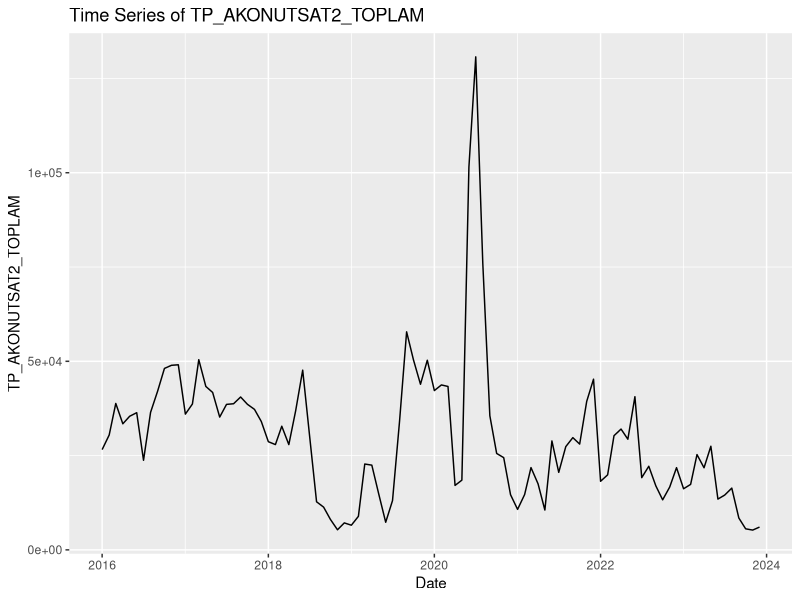
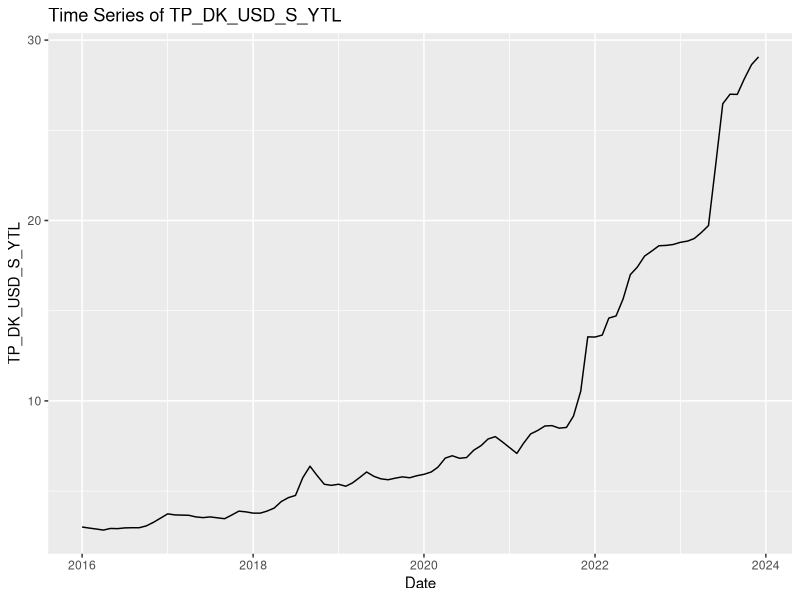
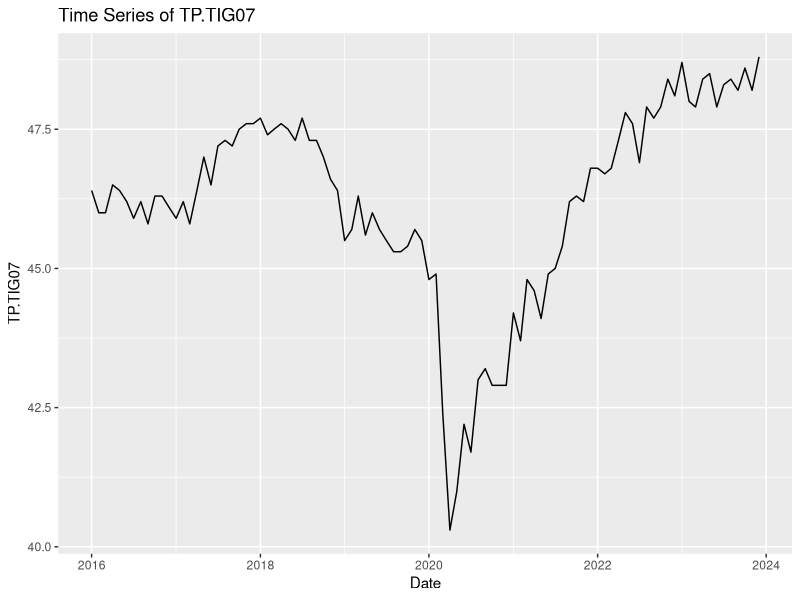
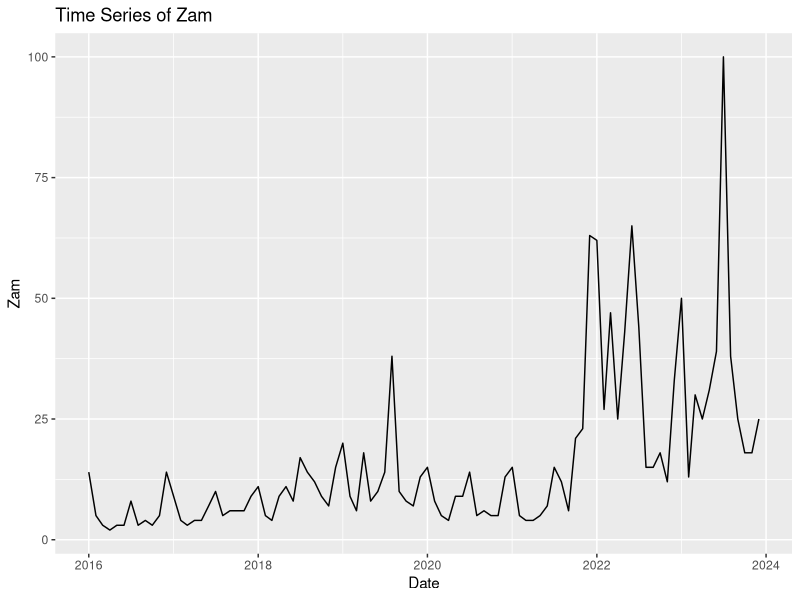
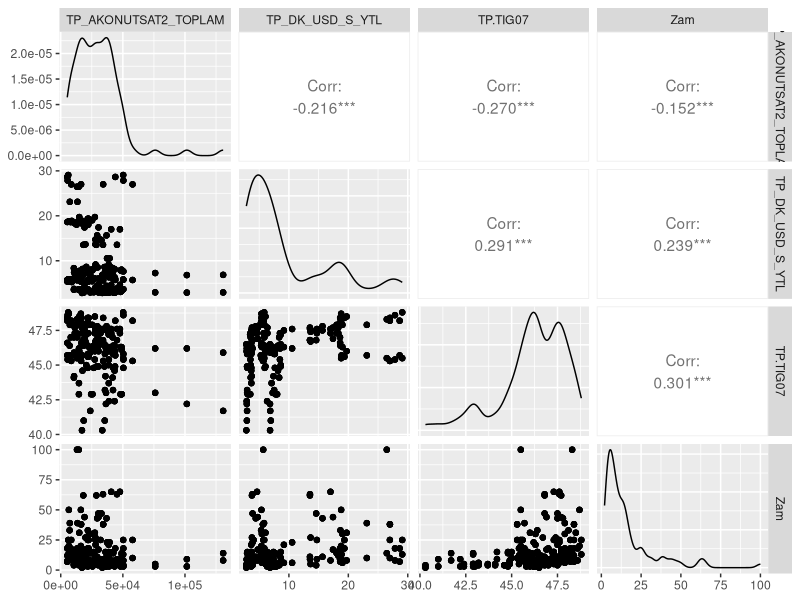
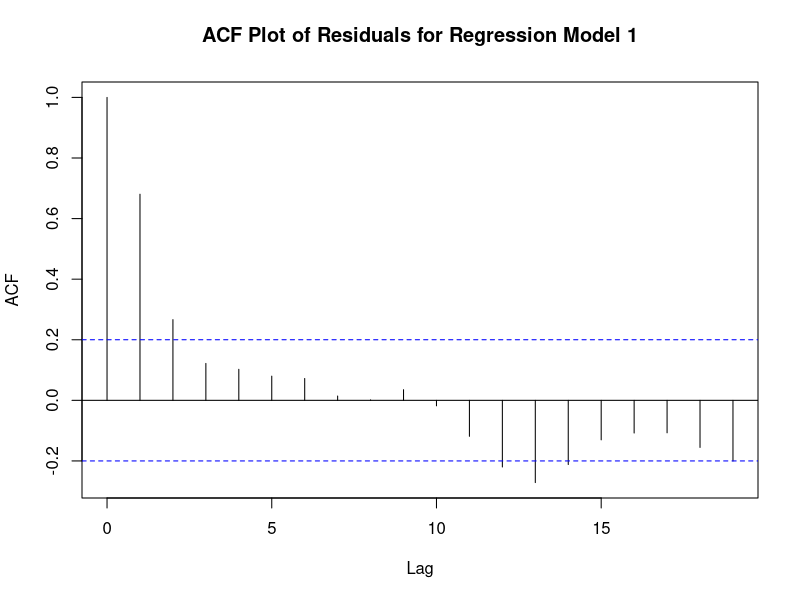
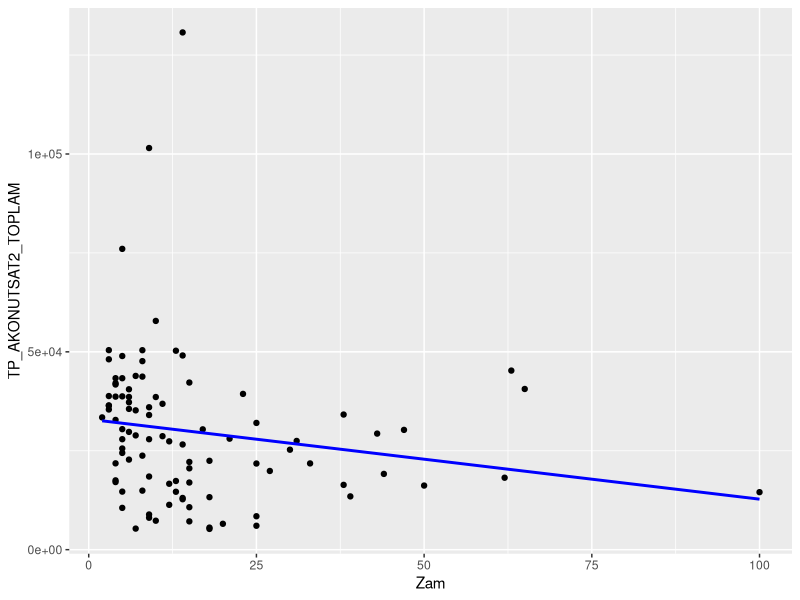
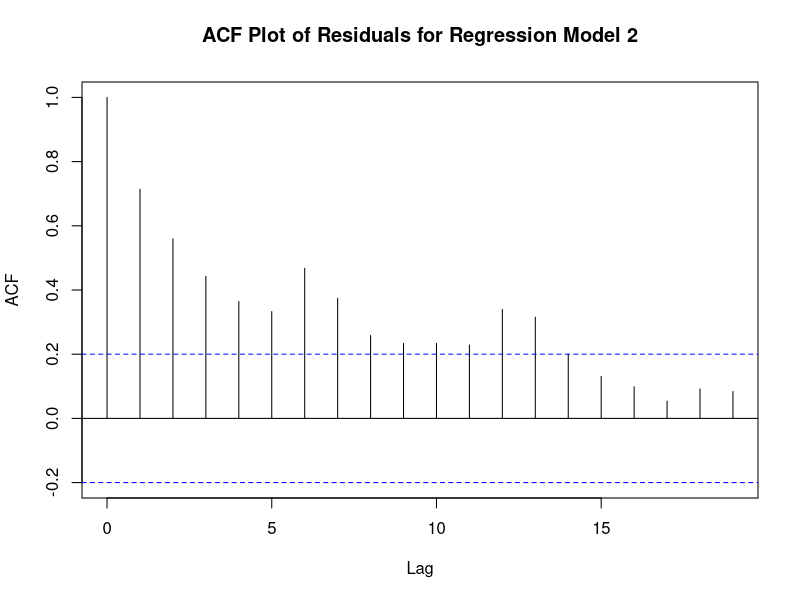

Generate these figures, in order, with R:

#install.packages("ggplot2")
library(ggplot2)

# dataset_1
dataset_1 <- data.frame(
  Date = c("2016-01", "2016-02", "2016-03", "2016-04", "2016-05", "2016-06", "2016-07", "2016-08", "2016-09", "2016-10", "2016-11", "2016-12", 
           "2017-01", "2017-02", "2017-03", "2017-04", "2017-05", "2017-06", "2017-07", "2017-08", "2017-09", "2017-10", "2017-11", "2017-12",
           "2018-01", "2018-02", "2018-03", "2018-04", "2018-05", "2018-06", "2018-07", "2018-08", "2018-09", "2018-10", "2018-11", "2018-12",
           "2019-01", "2019-02", "2019-03", "2019-04", "2019-05", "2019-06", "2019-07", "2019-08", "2019-09", "2019-10", "2019-11", "2019-12",
           "2020-01", "2020-02", "2020-03", "2020-04", "2020-05", "2020-06", "2020-07", "2020-08", "2020-09", "2020-10", "2020-11", "2020-12",
           "2021-01", "2021-02", "2021-03", "2021-04", "2021-05", "2021-06", "2021-07", "2021-08", "2021-09", "2021-10", "2021-11", "2021-12",
           "2022-01", "2022-02", "2022-03", "2022-04", "2022-05", "2022-06", "2022-07", "2022-08", "2022-09", "2022-10", "2022-11", "2022-12",
           "2023-01", "2023-02", "2023-03", "2023-04", "2023-05", "2023-06", "2023-07", "2023-08", "2023-09", "2023-10", "2023-11", "2023-12"),
  TP_AKONUTSAT2_TOPLAM = c(26584.00, 30455.00, 38822.00, 33429.00, 35423.00, 36371.00, 23756.00, 36458.00, 
                      42083.00, 48110.00, 48941.00, 49076.00, 35993.00, 38676.00, 50424.00, 43334.00, 
                      41738.00, 35210.00, 38575.00, 38743.00, 40534.00, 38593.00, 37250.00, 34029.00, 
                      28678.00, 27916.00, 32786.00, 27912.00, 36865.00, 47648.00, 30405.00, 12743.00, 
                      11330.00, 8065.00, 5324.00, 7148.00, 6537.00, 8890.00, 22762.00, 22461.00, 14916.00, 
                      7319.00, 13064.00, 34148.00, 57811.00, 50411.00, 43911.00, 50278.00, 42237.00, 
                      43733.00, 43329.00, 17088.00, 18483.00, 101504.00, 130721.00, 76019.00, 35576.00, 
                      25566.00, 24450.00, 14631.00, 10732.00, 14669.00, 21815.00, 17514.00, 10560.00, 
                      28878.00, 20553.00, 27375.00, 29759.00, 28049.00, 39366.00, 45260.00, 18183.00, 
                      19888.00, 30271.00, 32030.00, 29335.00, 40610.00, 19146.00, 22168.00, 16970.00, 
                      13268.00, 16655.00, 21796.00, 16203.00, 17357.00, 25262.00, 21769.00, 27476.00, 
                      13463.00, 14533.00, 16375.00, 8446.00, 5577.00, 5245.00, 6042.00)
)


dataset_1$Date <- as.Date(paste(dataset_1$Date, "-01", sep = ""), format = "%Y-%m-%d")
dataset_1$TP_AKONUTSAT2_TOPLAM <- as.numeric(gsub(",", "", dataset_1$TP_AKONUTSAT2_TOPLAM))

# Plot
ggplot(dataset_1, aes(x = Date, y = TP_AKONUTSAT2_TOPLAM)) +
  geom_line() +
  labs(title = "Time Series of TP_AKONUTSAT2_TOPLAM",
       x = "Date",
       y = "TP_AKONUTSAT2_TOPLAM")

# dataset_2
dataset_2 <- data.frame(
  Date = c("2016-01", "2016-02", "2016-03", "2016-04", "2016-05", "2016-06", "2016-07", "2016-08", "2016-09", "2016-10", "2016-11", "2016-12",
           "2017-01", "2017-02", "2017-03", "2017-04", "2017-05", "2017-06", "2017-07", "2017-08", "2017-09", "2017-10", "2017-11", "2017-12",
           "2018-01", "2018-02", "2018-03", "2018-04", "2018-05", "2018-06", "2018-07", "2018-08", "2018-09", "2018-10", "2018-11", "2018-12",
           "2019-01", "2019-02", "2019-03", "2019-04", "2019-05", "2019-06", "2019-07", "2019-08", "2019-09", "2019-10", "2019-11", "2019-12",
           "2020-01", "2020-02", "2020-03", "2020-04", "2020-05", "2020-06", "2020-07", "2020-08", "2020-09", "2020-10", "2020-11", "2020-12",
           "2021-01", "2021-02", "2021-03", "2021-04", "2021-05", "2021-06", "2021-07", "2021-08", "2021-09", "2021-10", "2021-11", "2021-12",
           "2022-01", "2022-02", "2022-03", "2022-04", "2022-05", "2022-06", "2022-07", "2022-08", "2022-09", "2022-10", "2022-11", "2022-12",
           "2023-01", "2023-02", "2023-03", "2023-04", "2023-05", "2023-06", "2023-07", "2023-08", "2023-09", "2023-10", "2023-11", "2023-12"),
  TP_DK_USD_S_YTL = c(3.01, 2.95, 2.9, 2.84, 2.93, 2.92, 2.96, 2.97, 2.97, 3.07, 3.27, 3.5,
                      3.74, 3.68, 3.67, 3.66, 3.57, 3.53, 3.57, 3.52, 3.47, 3.67, 3.89, 3.85,
                      3.78, 3.78, 3.89, 4.06, 4.42, 4.64, 4.76, 5.74, 6.38, 5.87, 5.38, 5.32,
                      5.38, 5.27, 5.45, 5.75, 6.06, 5.82, 5.68, 5.63, 5.72, 5.79, 5.74, 5.85,
                      5.93, 6.06, 6.33, 6.83, 6.96, 6.82, 6.86, 7.27, 7.52, 7.89, 8.02, 7.73,
                      7.41, 7.09, 7.64, 8.17, 8.36, 8.61, 8.63, 8.49, 8.53, 9.16, 10.54, 13.55,
                      13.54, 13.65, 14.59, 14.71, 15.65, 17, 17.42, 18.03, 18.31, 18.6, 18.62,
                      18.67, 18.79, 18.86, 19, 19.34, 19.72, 23.11, 26.47, 27, 26.99, 27.85,
                      28.64, 29.07)
)

dataset_2$Date <- as.Date(paste(dataset_2$Date, "-01", sep = ""), format = "%Y-%m-%d")

# Plot
ggplot(dataset_2, aes(x = Date, y = TP_DK_USD_S_YTL)) +
  geom_line() +
  labs(title = "Time Series of TP_DK_USD_S_YTL",
       x = "Date",
       y = "TP_DK_USD_S_YTL")


# dataset_3
dataset_3 <- data.frame(
  Date = c("2016-01", "2016-02", "2016-03", "2016-04", "2016-05", "2016-06", "2016-07", "2016-08", "2016-09", "2016-10", "2016-11", "2016-12",
           "2017-01", "2017-02", "2017-03", "2017-04", "2017-05", "2017-06", "2017-07", "2017-08", "2017-09", "2017-10", "2017-11", "2017-12",
           "2018-01", "2018-02", "2018-03", "2018-04", "2018-05", "2018-06", "2018-07", "2018-08", "2018-09", "2018-10", "2018-11", "2018-12",
           "2019-01", "2019-02", "2019-03", "2019-04", "2019-05", "2019-06", "2019-07", "2019-08", "2019-09", "2019-10", "2019-11", "2019-12",
           "2020-01", "2020-02", "2020-03", "2020-04", "2020-05", "2020-06", "2020-07", "2020-08", "2020-09", "2020-10", "2020-11", "2020-12",
           "2021-01", "2021-02", "2021-03", "2021-04", "2021-05", "2021-06", "2021-07", "2021-08", "2021-09", "2021-10", "2021-11", "2021-12",
           "2022-01", "2022-02", "2022-03", "2022-04", "2022-05", "2022-06", "2022-07", "2022-08", "2022-09", "2022-10", "2022-11", "2022-12",
           "2023-01", "2023-02", "2023-03", "2023-04", "2023-05", "2023-06", "2023-07", "2023-08", "2023-09", "2023-10", "2023-11", "2023-12"),
  TP.TIG07 = c(46.40, 46.00, 46.00, 46.50, 46.40, 46.20, 45.90, 46.20, 45.80, 46.30,
               46.30, 46.10, 45.90, 46.20, 45.80, 46.40, 47.00, 46.50, 47.20, 47.30,
               47.20, 47.50, 47.60, 47.60, 47.70, 47.40, 47.50, 47.60, 47.50, 47.30,
               47.70, 47.30, 47.30, 47.00, 46.60, 46.40, 45.50, 45.70, 46.30, 45.60,
               46.00, 45.70, 45.50, 45.30, 45.30, 45.40, 45.70, 45.50, 44.80, 44.90,
               42.40, 40.30, 41.00, 42.20, 41.70, 43.00, 43.20, 42.90, 42.90, 42.90,
               44.20, 43.70, 44.80, 44.60, 44.10, 44.90, 45.00, 45.40, 46.20, 46.30,
               46.20, 46.80, 46.80, 46.70, 46.80, 47.30, 47.80, 47.60, 46.90, 47.90,
               47.70, 47.90, 48.40, 48.10, 48.70, 48.00, 47.90, 48.40, 48.50, 47.90,
               48.30, 48.40, 48.20, 48.60, 48.20, 48.80)
)

dataset_3$Date <- as.Date(paste(dataset_3$Date, "-01", sep = ""), format = "%Y-%m-%d")

# Plot
ggplot(dataset_3, aes(x = Date, y = TP.TIG07)) +
  geom_line() +
  labs(title = "Time Series of TP.TIG07",
       x = "Date",
       y = "TP.TIG07")


######################################################################

# Correlation coefficient between dataset_1 and dataset_2
correlation_1_2 <- cor(dataset_1$TP_AKONUTSAT2_TOPLAM, dataset_2$TP_DK_USD_S_YTL)
print(correlation_1_2)

# Correlation coefficient between dataset_1 and dataset_3
correlation_1_3 <- cor(dataset_1$TP_AKONUTSAT2_TOPLAM, dataset_3$TP.TIG07)
print(correlation_1_3)

# Correlation coefficient between dataset_2 and dataset_3
correlation_2_3 <- cor(dataset_2$TP_DK_USD_S_YTL, dataset_3$TP.TIG07)
print(correlation_2_3)

#######################################################################

# dataset_4
dataset_4 <- data.frame(
  Date = c("2016-01", "2016-02", "2016-03", "2016-04", "2016-05", "2016-06", "2016-07", "2016-08", "2016-09", "2016-10", "2016-11", "2016-12",
           "2017-01", "2017-02", "2017-03", "2017-04", "2017-05", "2017-06", "2017-07", "2017-08", "2017-09", "2017-10", "2017-11", "2017-12",
           "2018-01", "2018-02", "2018-03", "2018-04", "2018-05", "2018-06", "2018-07", "2018-08", "2018-09", "2018-10", "2018-11", "2018-12",
           "2019-01", "2019-02", "2019-03", "2019-04", "2019-05", "2019-06", "2019-07", "2019-08", "2019-09", "2019-10", "2019-11", "2019-12",
           "2020-01", "2020-02", "2020-03", "2020-04", "2020-05", "2020-06", "2020-07", "2020-08", "2020-09", "2020-10", "2020-11", "2020-12",
           "2021-01", "2021-02", "2021-03", "2021-04", "2021-05", "2021-06", "2021-07", "2021-08", "2021-09", "2021-10", "2021-11", "2021-12",
           "2022-01", "2022-02", "2022-03", "2022-04", "2022-05", "2022-06", "2022-07", "2022-08", "2022-09", "2022-10", "2022-11", "2022-12",
           "2023-01", "2023-02", "2023-03", "2023-04", "2023-05", "2023-06", "2023-07", "2023-08", "2023-09", "2023-10", "2023-11", "2023-12"),
  Zam = c(14, 5, 3, 2, 3, 3, 8, 3, 4, 3, 5, 14,
          9, 4, 3, 4, 4, 7, 10, 5, 6, 6, 6, 9,
          11, 5, 4, 9, 11, 8, 17, 14, 12, 9, 7, 15,
          20, 9, 6, 18, 8, 10, 14, 38, 10, 8, 7, 13,
          15, 8, 5, 4, 9, 9, 14, 5, 6, 5, 5, 13,
          15, 5, 4, 4, 5, 7, 15, 12, 6, 21, 23, 63,
          62, 27, 47, 25, 43, 65, 44, 15, 15, 18, 12, 33,
          50, 13, 30, 25, 31, 39, 100, 38, 25, 18, 18, 25)
)

# Date to Date format Conversion
dataset_4$Date <- as.Date(paste(dataset_4$Date, "-01", sep = ""), format = "%Y-%m-%d")

# Plot
ggplot(dataset_4, aes(x = Date, y = Zam)) +
  geom_line() +
  labs(title = "Time Series of Zam",
       x = "Date",
       y = "Zam")

##########################################################################

#install.packages("GGally")
library(GGally)

# Your four datasets
data1 <- data.frame(
  Date = seq(as.Date("2016-01-01"), by = "month", length.out = 48),
  TP_AKONUTSAT2_TOPLAM = c(26584.00, 30455.00, 38822.00, 33429.00, 35423.00, 36371.00, 23756.00, 36458.00, 
                           42083.00, 48110.00, 48941.00, 49076.00, 35993.00, 38676.00, 50424.00, 43334.00, 
                           41738.00, 35210.00, 38575.00, 38743.00, 40534.00, 38593.00, 37250.00, 34029.00, 
                           28678.00, 27916.00, 32786.00, 27912.00, 36865.00, 47648.00, 30405.00, 12743.00, 
                           11330.00, 8065.00, 5324.00, 7148.00, 6537.00, 8890.00, 22762.00, 22461.00, 14916.00, 
                           7319.00, 13064.00, 34148.00, 57811.00, 50411.00, 43911.00, 50278.00, 42237.00, 
                           43733.00, 43329.00, 17088.00, 18483.00, 101504.00, 130721.00, 76019.00, 35576.00, 
                           25566.00, 24450.00, 14631.00, 10732.00, 14669.00, 21815.00, 17514.00, 10560.00, 
                           28878.00, 20553.00, 27375.00, 29759.00, 28049.00, 39366.00, 45260.00, 18183.00, 
                           19888.00, 30271.00, 32030.00, 29335.00, 40610.00, 19146.00, 22168.00, 16970.00, 
                           13268.00, 16655.00, 21796.00, 16203.00, 17357.00, 25262.00, 21769.00, 27476.00, 
                           13463.00, 14533.00, 16375.00, 8446.00, 5577.00, 5245.00, 6042.00)
)

data2 <- data.frame(
  Date = seq(as.Date("2016-01-01"), by = "month", length.out = 48),
  TP_DK_USD_S_YTL = c(3.01, 2.95, 2.9, 2.84, 2.93, 2.92, 2.96, 2.97, 2.97, 3.07, 3.27, 3.5,
                      3.74, 3.68, 3.67, 3.66, 3.57, 3.53, 3.57, 3.52, 3.47, 3.67, 3.89, 3.85,
                      3.78, 3.78, 3.89, 4.06, 4.42, 4.64, 4.76, 5.74, 6.38, 5.87, 5.38, 5.32,
                      5.38, 5.27, 5.45, 5.75, 6.06, 5.82, 5.68, 5.63, 5.72, 5.79, 5.74, 5.85,
                      5.93, 6.06, 6.33, 6.83, 6.96, 6.82, 6.86, 7.27, 7.52, 7.89, 8.02, 7.73,
                      7.41, 7.09, 7.64, 8.17, 8.36, 8.61, 8.63, 8.49, 8.53, 9.16, 10.54, 13.55,
                      13.54, 13.65, 14.59, 14.71, 15.65, 17, 17.42, 18.03, 18.31, 18.6, 18.62,
                      18.67, 18.79, 18.86, 19, 19.34, 19.72, 23.11, 26.47, 27, 26.99, 27.85,
                      28.64, 29.07)
)

data3 <- data.frame(
  Date = seq(as.Date("2016-01-01"), by = "month", length.out = 48),
  TP.TIG07 = c(46.40, 46.00, 46.00, 46.50, 46.40, 46.20, 45.90, 46.20, 45.80, 46.30,
               46.30, 46.10, 45.90, 46.20, 45.80, 46.40, 47.00, 46.50, 47.20, 47.30,
               47.20, 47.50, 47.60, 47.60, 47.70, 47.40, 47.50, 47.60, 47.50, 47.30,
               47.70, 47.30, 47.30, 47.00, 46.60, 46.40, 45.50, 45.70, 46.30, 45.60,
               46.00, 45.70, 45.50, 45.30, 45.30, 45.40, 45.70, 45.50, 44.80, 44.90,
               42.40, 40.30, 41.00, 42.20, 41.70, 43.00, 43.20, 42.90, 42.90, 42.90,
               44.20, 43.70, 44.80, 44.60, 44.10, 44.90, 45.00, 45.40, 46.20, 46.30,
               46.20, 46.80, 46.80, 46.70, 46.80, 47.30, 47.80, 47.60, 46.90, 47.90,
               47.70, 47.90, 48.40, 48.10, 48.70, 48.00, 47.90, 48.40, 48.50, 47.90,
               48.30, 48.40, 48.20, 48.60, 48.20, 48.80)
)

data4 <- data.frame(
  Date = seq(as.Date("2016-01-01"), by = "month", length.out = 48),
  Zam = c(14, 5, 3, 2, 3, 3, 8, 3, 4, 3, 5, 14,
          9, 4, 3, 4, 4, 7, 10, 5, 6, 6, 6, 9,
          11, 5, 4, 9, 11, 8, 17, 14, 12, 9, 7, 15,
          20, 9, 6, 18, 8, 10, 14, 38, 10, 8, 7, 13,
          15, 8, 5, 4, 9, 9, 14, 5, 6, 5, 5, 13,
          15, 5, 4, 4, 5, 7, 15, 12, 6, 21, 23, 63,
          62, 27, 47, 25, 43, 65, 44, 15, 15, 18, 12, 33,
          50, 13, 30, 25, 31, 39, 100, 38, 25, 18, 18, 25)
)

# All datasets are combined into one
combined_data <- merge(merge(merge(data1, data2, by = "Date"), data3, by = "Date"), data4, by = "Date")

# Plot scatterplot matrix, it give 4x4 scatterplot matrix
ggpairs(combined_data, columns = c(2:5))



#############################################################################

#fitting a regression model
dataset_1$Date <- as.Date(dataset_1$Date)
dataset_4$Date <- as.Date(dataset_4$Date)

# Based on the Date column dataset_1 and dataset_4 are merged
merged_data <- merge(dataset_1, dataset_4, by = "Date")

# Time series regression model is fitted
regressionmodel1 <- lm(TP_AKONUTSAT2_TOPLAM ~ Zam, data = merged_data)

summary(regressionmodel1)

# ACF of residuals
residuals <- residuals(regressionmodel1)
#install.packages("forecast")
library(forecast)
acf(residuals, main = "ACF Plot of Residuals for Regression Model 1")

ggplot(merged_data, aes(x = Zam, y = TP_AKONUTSAT2_TOPLAM)) +
  geom_point() +
  geom_smooth(method = "lm", se = FALSE, color = "blue")
labs(x = "Zam", y = "TP_AKONUTSAT2_TOPLAM")
ggtitle("Regression Model: TP_AKONUTSAT2_TOPLAM ~ Zam")

#######################################################################

#fitting a regression model
dataset_2$Date <- as.Date(dataset_2$Date)
dataset_4$Date <- as.Date(dataset_4$Date)

# Based on the Date column dataset_2 and dataset_4 are merged
merged_data <- merge(dataset_2, dataset_4, by = "Date")

# Time series regression model is fitted
regressionmodel2 <- lm(TP_DK_USD_S_YTL ~ Zam, data = merged_data)

summary(regressionmodel2)

# ACF of residuals
residuals <- residuals(regressionmodel2)
#install.packages("forecast")
library(forecast)
acf(residuals, main = "ACF Plot of Residuals for Regression Model 2")

ggplot(merged_data, aes(x = Zam, y = TP_DK_USD_S_YTL)) +
  geom_point() +
  geom_smooth(method = "lm", se = FALSE, color = "red")
labs(x = "Zam", y = "TP_DK_USD_S_YTL")
ggtitle("Regression Model: TP_DK_USD_S_YTL ~ Zam")


###############################################################

#fitting a regression model
dataset_3$Date <- as.Date(dataset_3$Date)
dataset_4$Date <- as.Date(dataset_4$Date)

# Based on the Date column dataset_3 and dataset_4 are merged
merged_data <- merge(dataset_3, dataset_4, by = "Date")

# Time series regression model is fitted
regressionmodel3 <- lm(TP.TIG07 ~ Zam, data = merged_data)

summary(regressionmodel3)


# ACF of residuals
residuals <- residuals(regressionmodel3)
#install.packages("forecast")
library(forecast)
acf(residuals, main = "ACF Plot of Residuals for Regression Model 3")


ggplot(merged_data, aes(x = Zam, y = TP.TIG07)) +
  geom_point() +
  geom_smooth(method = "lm", se = FALSE, color = "green")
labs(x = "Zam", y = "TP.TIG07")
ggtitle("Regression Model: TP.TIG07 ~ Zam")


